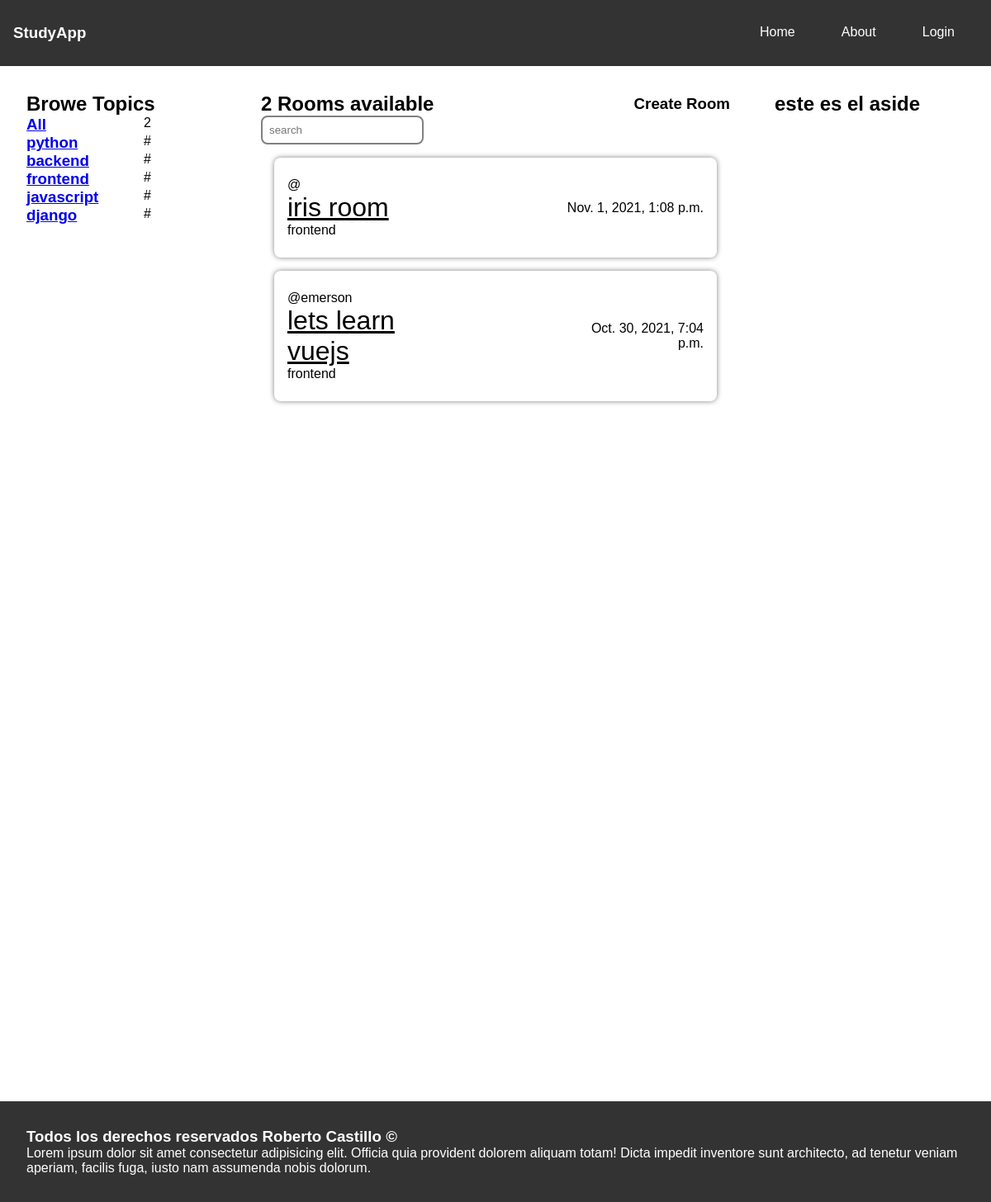
The page /?q=3 on the database its author committed.
### base/models.py (models this page shows, shortened)
class Topic (models.Model):
    name = models.CharField(max_length=200)

class Room(models.Model):
    host = models.ForeignKey(User,on_delete=models.SET_NULL,null=True)
    topic = models.ForeignKey(Topic,on_delete=models.SET_NULL,null=True)
    name = models.CharField(max_length=200)
    desc = models.TextField(null=True,blank=True)
    updated = models.DateTimeField(auto_now=True)
    created = models.DateTimeField(auto_now_add=True)
    class Meta:
        ordering = ['-updated','-created']

### base/views.py (the view)
# urls.py: path('', home,name="home",),
def home(req):
    topic = req.GET.get('q')
    name = req.GET.get('name')
    rooms = None
    if topic:
        rooms = Room.objects.filter(topic=topic)
    elif name:
        rooms = Room.objects.filter(
            Q(topic__name__icontains=name) |
            Q(name__icontains=name) |
            Q(desc__icontains=name)
        )
    else:
        rooms = Room.objects.all()
    topics = Topic.objects.all()
    context = {'rooms':rooms,'topics':topics}
    return render(req,'base/home.html',context)

### base/templates/base/home.html (shortened to what this page needs)
{% include 'nav.html' %}
<main>
  <div class="sidebar">
    <h2>Browe Topics</h2>
    <div class="topic">
      <h3><a href="{% url 'home' %}">All</a></h3>
      <span> {{rooms.count}} </span>
    </div>
    {% for topic in topics%}
    <div class="topic">
      <h3><a href="{% url 'home' %}?q={{topic.id}}">{{ topic.name }}</a></h3>
      <span>#{{ topic.room }}</span>
    </div>
    {% endfor %}
  </div>
  <div class="rooms">
    <div class="menu">
      <h2>{{ rooms.count }} Rooms available</h2>
      <h3>
        <a href="{% url 'create-room' %}">Create Room</a>
      </h3>
    </div>
    <form action="" method="get">
      <input name="name" type="search" placeholder="search" />
    </form>
    {% for room in rooms%}
    <div class="card">
      <div class="content">
        <span>@{{ room.host.username }}</span>
        <a class="card-title" href="{% url 'room' room.id %}"
          >{{ room.name }}</a
        >
        <span>{{room.topic.name}}</span>
      </div>
      <div>
        <p>{{ room.created }}</p>
      </div>
    </div>
    {% endfor %}
  </div>
  <aside>
    <h2>este es el aside</h2>
  </aside>
</main>
{% include 'footer.html' %}

### base/templates/base/home.html (style rules this page uses)
.card { display: flex; align-items: center; justify-content: space-between; border-radius: 0.5rem; padding: 1rem; margin: 1rem; box-shadow: 0 0 6px gray; }
.card a { color: black; display: block; }
.card .card-title { font-size: 2rem; }
.menu { display: flex; align-items: center; justify-content: space-between; }
.menu a { color: black; text-decoration: none; }
.card > div { width: calc(100% / 3); display: block; margin: 0.5rem 0; }
.card div:not(:first-child) * { text-align: right; }
main { display: grid; grid-template-columns: 1fr 2fr 1fr; }
aside { text-align: center; }
.topic { display: flex; }
.topic * { width: calc(100% / 2); }
input[type="search"] { padding: 0.5rem; border: 2px gray solid; outline-color: rgb(0, 140, 255); border-radius: 0.5rem; }

### templates/nav.html (style rules this page uses)
* { font-family: sans-serif; padding: 0; margin: 0; }
main { margin: 2rem; }

### rows shown on the page
Topic: name "python"
Topic: name "backend"
Topic: name "frontend"
Topic: name "javascript"
Topic: name "django"
Room: name "iris room", topic.name "frontend", created "Nov. 1, 2021, 1:08 p.m."
Room: host.username "emerson", name "lets learn vuejs", topic.name "frontend", created "Oct. 30, 2021, 7:04 p.m."

### other values the page prints
{{ rooms.count }} "2"
